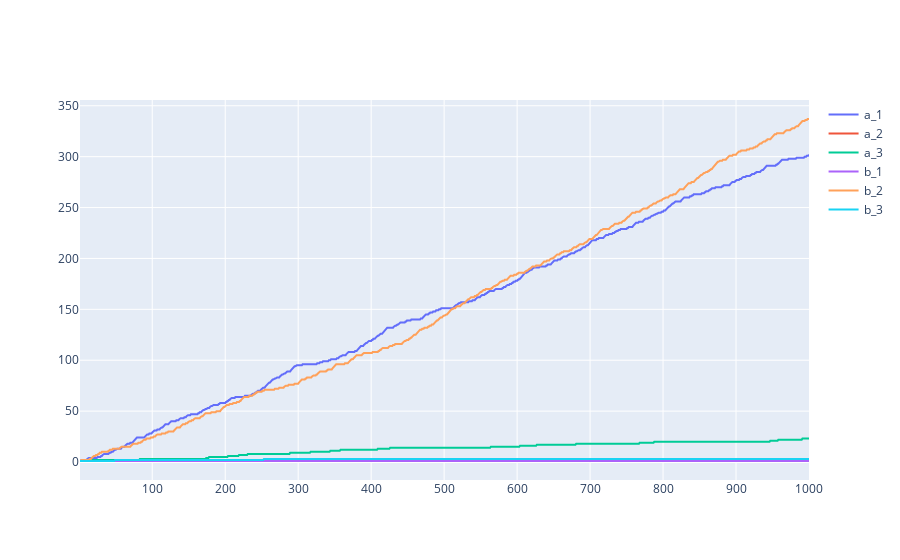

Write notebook code for a chart like this one.
### Code cell
r = results['receiver_urns'].copy()

fig2 = go.Figure()
for column in r.columns:
    fig2.add_trace(
        go.Scatter(
            x=r.index,
            y=r[column],
            name="_".join(column),
        )
    )
    
fig2.show()

### Figure 1 — Plotly figure (JSON) as saved in the notebook; plotly's stock layout.template omitted (floating-point values rounded to 4 significant figures; data arrays with more than 128 entries replaced by an {"elided": "..."} marker saying what was removed)
{"data": [{"name": "a_1", "type": "scatter", "x": {"elided": "1000 int values"}, "y": {"elided": "1000 int values"}}, {"name": "a_2", "type": "scatter", "x": {"elided": "1000 int values"}, "y": {"elided": "1000 int values"}}, {"name": "a_3", "type": "scatter", "x": {"elided": "1000 int values"}, "y": {"elided": "1000 int values"}}, {"name": "b_1", "type": "scatter", "x": {"elided": "1000 int values"}, "y": {"elided": "1000 int values"}}, {"name": "b_2", "type": "scatter", "x": {"elided": "1000 int values"}, "y": {"elided": "1000 int values"}}, {"name": "b_3", "type": "scatter", "x": {"elided": "1000 int values"}, "y": {"elided": "1000 int values"}}], "layout": {}}
